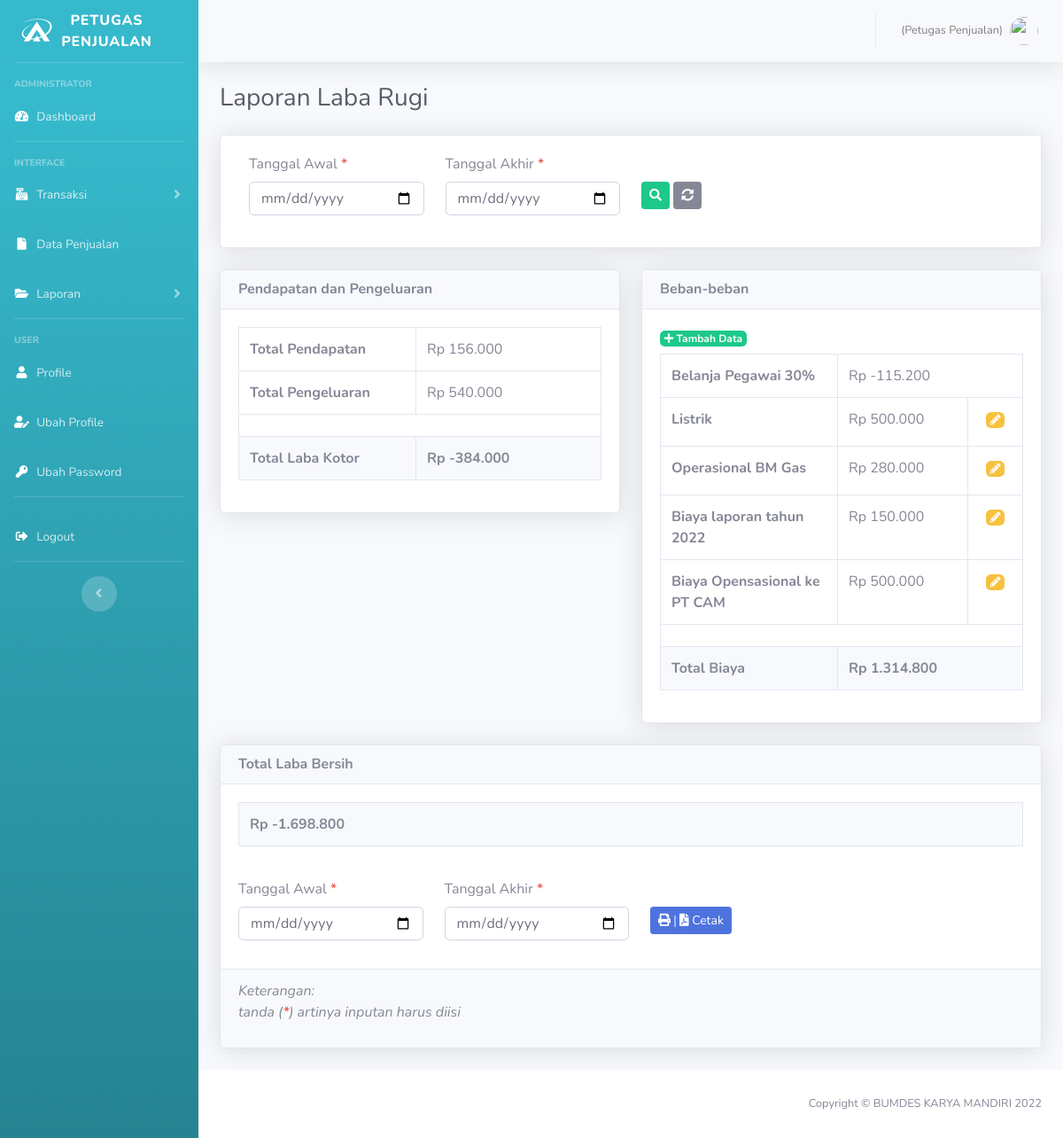
/index.php/laporan/laba_rugi, run on the app's committed database.
### tables this page shows
CREATE TABLE `data_beban` (
  `id_beban` int(11) NOT NULL,
  `keterangan` varchar(50) DEFAULT NULL,
  `nominal` int(11) DEFAULT NULL
);

### application/controllers/Laporan.php (called while the page is built, shortened)
<?php
class Laporan extends CI_Controller
{
    public function __construct()
    {
        $this->load->library('form_validation');
        $this->load->model('M_Laporan');
        $this->load->model('M_Penjualan');
    }
    public function laba_rugi()
    {
        $data['title'] = 'Laporan Laba Rugi';
        $data['user'] = $this->db->get_where('user', ['email' => $this->session->userdata('email')])->row_array();
        $data['pengeluaran'] = $this->db->get('data_barang_masuk')->result();
        $data['rows'] = $this->db->get('penjualan')->result();
        $data['brilink'] = $this->db->get_where('brilink', ['deleted_at' => NULL])->result();
        $data['beban'] = $this->db->get('data_beban')->result();
        $data['tgl_akhir_max'] = $this->db->query("SELECT MAX(tgl_akhir) as tgl_max_akhir FROM data_laporan_laba_rugi")->row();
        $data['rows'] = $this->M_Laporan->getData()->result();
        $this->load->view('templates/header', $data);
        $this->load->view('templates/sidebar_petugas', $data);
        $this->load->view('laporan/laba_rugi', $data);
        $this->load->view('templates/footer');
    }
}

### index.php (called while the page is built, shortened)
<?php
require_once BASEPATH.'core/CodeIgniter.php';

### application/models/M_Laporan.php (called while the page is built, shortened)
<?php
class M_Laporan extends CI_Model
{
    public function getData()
    {
        $this->db->select('*');
        $this->db->from('barang');
        $this->db->join('penjualan', 'penjualan.kode_barang = barang.kode_barang', 'left');
        return $this->db->get();
    }
}

### application/views/laporan/laba_rugi.php (the view, shortened to what this page needs)
<div class="container-fluid">
    <h1 class="h3 mb-4 text-gray-800"><?= $title; ?></h1>
    <div class="card shadow mb-4">
        <div class="card-body">
            <div class="col-lg-12">
                <form action="<?= base_url('laporan/data_labarugi_by_tanggal') ?>" method="POST">
                    <div class="row">
                        <div class="col-md-3">
                            <div class="form-group">
                                <label for="">Tanggal Awal <span class="text-danger">*</span></label>
                                <input type="date" name="tgl_awal" class="form-control" value="<?= set_value('tgl_awal'); ?>" required oninvalid="this.setCustomValidity('Tanggal tidak boleh kosong')" oninput="setCustomValidity('')">
                            </div>
                        </div>
                        <div class="col-md-3">
                            <div class="form-group">
                                <label for="">Tanggal Akhir <span class="text-danger">*</span></label>
                                <input type="date" name="tgl_akhir" class="form-control" value="<?= set_value('tgl_akhir'); ?>" required oninvalid="this.setCustomValidity('Tanggal tidak boleh kosong')" oninput="setCustomValidity('')">
                            </div>
                        </div>
                        <div class="col-md-3">
                            <div class="form-group"><br>
                                <button type="submit" class="btn btn-success btn-sm mt-2"><i class="fas fa-search"></i></button>
                                <a href="<?= base_url('laporan/laba_rugi');  ?>" class="btn btn-secondary btn-sm mt-2"><i class="fas fa-sync-alt"></i></a>
                            </div>
                        </div>
                    </div>
                </form>
            </div>
        </div>
    </div>
    <div class="row">
        <div class="col-md-6">
            <div class="card shadow mb-4">
                <div class="card-header">
                    <h6 class="m-0 font-weight-bold text-secondary">Pendapatan dan Pengeluaran</h6>
                </div>
                <div class="row">
                    <div class="col-md-12">
                        <div class="card-body">
                            <table class="table table-bordered">
                                <tbody>
                                    <?php
                                    $totalpenjualan = 0;
                                    foreach ($rows as $row) : ?>
                                    <?php
                                        $totalpenjualan += $row->total;
                                    endforeach; ?>
                                    <?php
                                    $total = 0;
                                    foreach ($brilink as $bri) : ?>
                                    <?php
                                        $total += $bri->biaya_admin;
                                    endforeach; ?>
                                    <tr>
                                        <th width="200">Total Pendapatan</th>
                                        <td>Rp <?= number_format($totalpenjualan + $total, 0, ',', '.'); ?></td>
                                    </tr>
                                    <?php
                                    $totalpengeluaran = 0;
                                    foreach ($pengeluaran as $row) : ?>
                                    <?php
                                        $totalpengeluaran += $row->total_harga_beli;
                                    endforeach; ?>
                                    <tr>
                                        <th>Total Pengeluaran</th>
                                        <td>Rp <?= number_format($totalpengeluaran, 0, ',', '.'); ?></td>
                                    </tr>
                                    <tr>
                                        <td colspan="2"></td>
                                    </tr>
                                </tbody>
                                <tfoot class="bg-light">
                                    <th>Total Laba Kotor</th>
                                    <?php $labakotor = ($totalpenjualan + $total) - $totalpengeluaran; ?>
                                    <th>Rp <?= number_format($labakotor, 0, ',', '.'); ?></th>
                                </tfoot>
                            </table>
                        </div>
                    </div>
                </div>
            </div>
        </div>
        <div class="col-md-6">
            <div class="card shadow mb-4">
                <div class="card-header">
                    <h6 class="m-0 font-weight-bold text-secondary">Beban-beban </h6>
                </div>
                <div class="row">
                    <div class="col-md-12">
                        <div class="card-body">
                            <table class="table table-bordered">
                                <tbody>
                                    <a href="" class="badge badge-success newSatuanModalButton mb-2" data-toggle="modal" data-target="#inputBeban"><i class="fas fa-plus"></i> Tambah Data</a>
                                    <tr>
                                        <th width="200">Belanja Pegawai 30%</th>
                                        <?php $pegawai = $labakotor * 0.3;  ?>
                                        <td colspan="2">Rp <?= number_format($pegawai, 0, ',', '.'); ?></td>
                                    </tr>
                                    <?php $total = 0;
                                    foreach ($beban as $row) : ?>
                                        <tr>
                                            <th><?= $row->keterangan; ?></th>
                                            <td>Rp <?= number_format($row->nominal, 0, ',', '.'); ?></td>
                                            <td class="text-center">
                                                <a href="" class="badge badge-warning newSatuanModalButton mb-2" data-toggle="modal" data-target="#ubahBeban<?= $row->id_beban; ?>"><i class="fas fa-pencil-alt"></i></a>
                                            </td>
                                        </tr>
                                    <?php $total += $row->nominal;
                                    endforeach; ?>
                                    <tr>
                                        <td colspan="3"></td>
                                    </tr>
                                </tbody>
                                <tfoot class="bg-light">
                                    <th>Total Biaya</th>
                                    <?php $totalbiaya = 0;
                                    $totalbiaya = $total + $pegawai; ?>
                                    <th colspan="2"><?= 'Rp ' . number_format($totalbiaya, 0, ',', '.'); ?></th>
                                </tfoot>
                            </table>
                        </div>
                    </div>
                </div>
            </div>
        </div>
    </div>
    <div class="row">
        <div class="col-md-12">
            <div class="card shadow mb-4">
                <div class="card-header">
                    <h6 class="m-0 font-weight-bold text-secondary">Total Laba Bersih</i></h6>
                </div>
                <div class="row">
                    <div class="col-md-12">
                        <div class="card-body">
                            <table class="table table-bordered">
                                <?php $lababersih = 0;
                                $lababersih = $labakotor - $totalbiaya; ?>
                                <tfoot class="bg-light">
                                    <th>Rp <?= number_format($lababersih, 0, ',', '.'); ?></th>
                                </tfoot>
                            </table>
                        </div>
                        <form action="<?= base_url('laporan/cetak_labarugi') ?>" method="POST">
                            <div class="row ml-2 mb-3">
                                <div class="col-md-3">
                                    <div class="form-group">
                                        <label for="">Tanggal Awal <span class="text-danger">*</span></label>
                                        <input type="date" name="tgl_awal" class="form-control" value="<?= set_value('tgl_awal'); ?>" required oninvalid="this.setCustomValidity('Tanggal tidak boleh kosong')" oninput="setCustomValidity('')">
                                    </div>
                                </div>
                                <div class="col-md-3">
                                    <div class="form-group">
                                        <label for="">Tanggal Akhir <span class="text-danger">*</span></label>
                                        <input type="date" name="tgl_akhir" class="form-control" value="<?= set_value('tgl_akhir'); ?>" required oninvalid="this.setCustomValidity('Tanggal tidak boleh kosong')" oninput="setCustomValidity('')">
                                    </div>
                                </div>
                                <div class="col-md-3">
                                    <div class="form-group"><br>
                                        <button type="submit" class="btn btn-primary btn-sm mt-2"><i class="fas fa-print"> | <i class="fas fa-file-pdf"></i></i> Cetak</button>
                                    </div>
                                </div>
                            </div>
                        </form>
                        <div class="card-footer">
                            <p><i>Keterangan: <br> tanda (<span class="text-danger">*</span>) artinya inputan harus diisi</i></p>
                        </div>
                    </div>
                </div>
            </div>
        </div>
    </div>
</div>

### data on the page
data_beban: keterangan "Listrik", nominal "500.000"
data_beban: keterangan "Operasional BM Gas", nominal "280.000"
data_beban: keterangan "Biaya laporan tahun 2022", nominal "150.000"
data_beban: keterangan "Biaya Opensasional ke PT CAM", nominal "500.000"

### other printed values
$title "Laporan Laba Rugi"
$totalpenjualan + $total "156.000"
$totalpengeluaran "540.000"
$labakotor "-384.000"
$pegawai "-115.200"
$totalbiaya "1.314.800"
$lababersih "-1.698.800"
